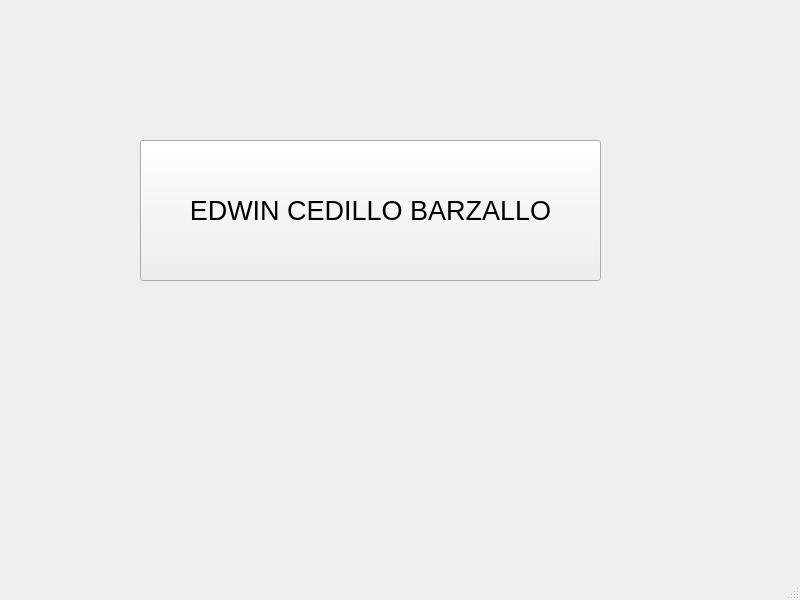
<?xml version="1.0" encoding="UTF-8"?>
<ui version="4.0">
 <class>MainWindow</class>
 <widget class="QMainWindow" name="MainWindow">
  <property name="geometry">
   <rect>
    <x>0</x>
    <y>0</y>
    <width>800</width>
    <height>600</height>
   </rect>
  </property>
  <property name="windowTitle">
   <string>MainWindow</string>
  </property>
  <widget class="QWidget" name="centralwidget">
   <widget class="QPushButton" name="bottonEdwinCedilloB">
    <property name="geometry">
     <rect>
      <x>140</x>
      <y>140</y>
      <width>461</width>
      <height>141</height>
     </rect>
    </property>
    <property name="font">
     <font>
      <pointsize>20</pointsize>
     </font>
    </property>
    <property name="text">
     <string>EDWIN CEDILLO BARZALLO</string>
    </property>
   </widget>
  </widget>
  <widget class="QMenuBar" name="menubar">
   <property name="geometry">
    <rect>
     <x>0</x>
     <y>0</y>
     <width>800</width>
     <height>26</height>
    </rect>
   </property>
  </widget>
  <widget class="QStatusBar" name="statusbar"/>
 </widget>
 <resources/>
 <connections/>
</ui>
